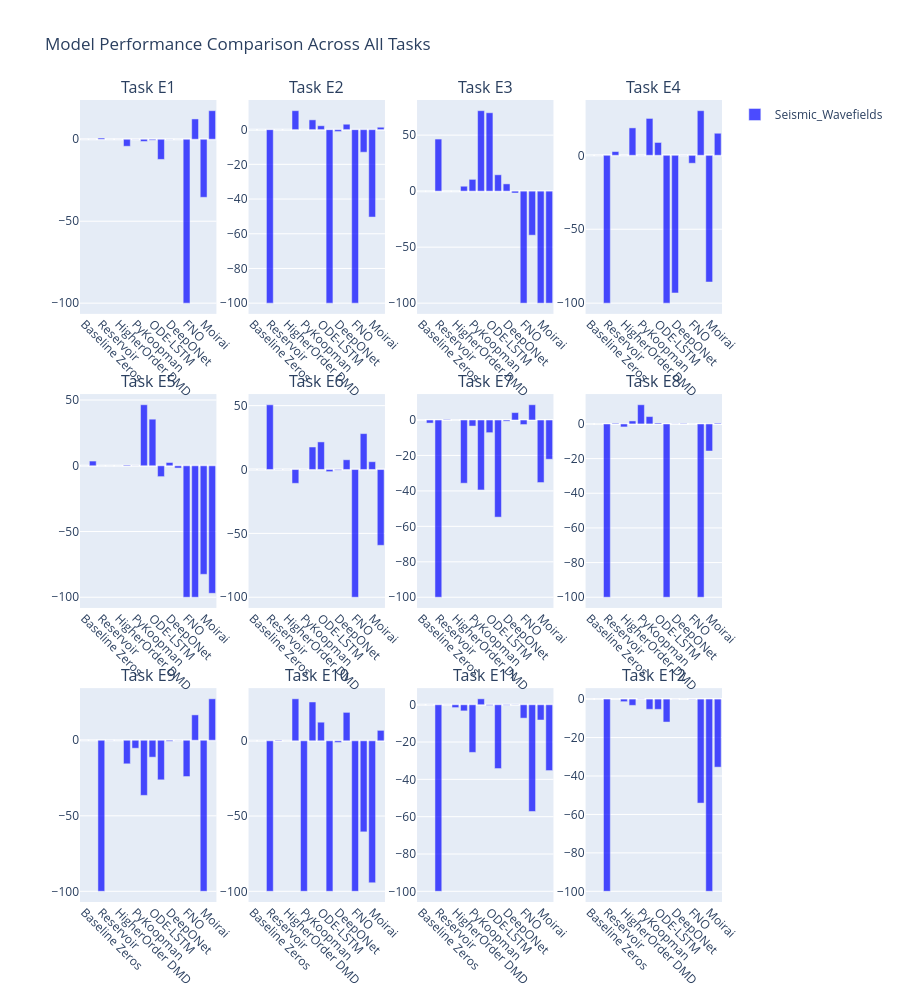

Source (notebook cell):
### Markdown cell above
# Comparative Analysis

### Code cell
# Create interactive task comparison
create_interactive_task_comparison(data)

### Figure 1 — Plotly figure (JSON) as saved in the notebook; plotly's stock layout.template omitted (floating-point values rounded to 4 significant figures)
{"data": [{"marker": {"color": "blue"}, "name": "Seismic_Wavefields", "opacity": 0.7, "showlegend": true, "type": "bar", "x": ["Baseline Zeros", "Baseline Average", "Reservoir", "KAN", "HigherOrder DMD", "Opt DMD", "PyKoopman", "LSTM", "ODE-LSTM", "Spacetime", "DeepONet", "SINDy", "FNO", "NeuralODE", "Moirai", "Chronos"], "xaxis": "x", "y": [0.0, -0.0005, 0.76, -0.0013, 0.00048, -4.26, 0.09, -1.355, -0.5733, -12.29, -0.09964, -0.0013, -100.0, 12.4, -35.4, 17.43], "yaxis": "y"}, {"marker": {"color": "blue"}, "name": "Seismic_Wavefields", "opacity": 0.7, "showlegend": false, "type": "bar", "x": ["Baseline Zeros", "Baseline Average", "Reservoir", "KAN", "HigherOrder DMD", "Opt DMD", "PyKoopman", "LSTM", "ODE-LSTM", "Spacetime", "DeepONet", "SINDy", "FNO", "NeuralODE", "Moirai", "Chronos"], "xaxis": "x2", "y": [0.0, 0.0005, -100.0, 0.0026, -0.00051, 10.92, 0.0, 5.626, 2.235, -100.0, -1.104, 3.118, -100.0, -13.0, -50.37, 1.38], "yaxis": "y2"}, {"marker": {"color": "blue"}, "name": "Seismic_Wavefields", "opacity": 0.7, "showlegend": false, "type": "bar", "x": ["Baseline Zeros", "Baseline Average", "Reservoir", "KAN", "HigherOrder DMD", "Opt DMD", "PyKoopman", "LSTM", "ODE-LSTM", "Spacetime", "DeepONet", "SINDy", "FNO", "NeuralODE", "Moirai", "Chronos"], "xaxis": "x3", "y": [0.0, 0.0005, 46.5, 0.0002, 0.00016, 4.393, 10.54, 71.83, 69.98, 14.61, 6.496, -1.677, -100.0, -39.3, -100.0, -100.0], "yaxis": "y3"}, {"marker": {"color": "blue"}, "name": "Seismic_Wavefields", "opacity": 0.7, "showlegend": false, "type": "bar", "x": ["Baseline Zeros", "Baseline Average", "Reservoir", "KAN", "HigherOrder DMD", "Opt DMD", "PyKoopman", "LSTM", "ODE-LSTM", "Spacetime", "DeepONet", "SINDy", "FNO", "NeuralODE", "Moirai", "Chronos"], "xaxis": "x4", "y": [0.0, 0.018, -100.0, 2.553, 0.01762, 18.57, 0.03, 24.97, 8.711, -100.0, -93.09, 0.07047, -5.342, 30.2, -85.68, 14.95], "yaxis": "y4"}, {"marker": {"color": "blue"}, "name": "Seismic_Wavefields", "opacity": 0.7, "showlegend": false, "type": "bar", "x": ["Baseline Zeros", "Baseline Average", "Reservoir", "KAN", "HigherOrder DMD", "Opt DMD", "PyKoopman", "LSTM", "ODE-LSTM", "Spacetime", "DeepONet", "SINDy", "FNO", "NeuralODE", "Moirai", "Chronos"], "xaxis": "x5", "y": [0.0, 3.586, 0.0, -0.0022, -0.00383, 0.5555, 0.08, 46.41, 35.43, -8.255, 2.489, -1.737, -100.0, -100.0, -82.55, -97.0], "yaxis": "y5"}, {"marker": {"color": "blue"}, "name": "Seismic_Wavefields", "opacity": 0.7, "showlegend": false, "type": "bar", "x": ["Baseline Zeros", "Baseline Average", "Reservoir", "KAN", "HigherOrder DMD", "Opt DMD", "PyKoopman", "LSTM", "ODE-LSTM", "Spacetime", "DeepONet", "SINDy", "FNO", "NeuralODE", "Moirai", "Chronos"], "xaxis": "x6", "y": [0.0, 0.0284, 50.69, 0.1322, 0.02846, -10.81, 0.06, 17.61, 21.61, -1.68, -0.5249, 7.62, -100.0, 28.1, 6.1, -59.34], "yaxis": "y6"}, {"marker": {"color": "blue"}, "name": "Seismic_Wavefields", "opacity": 0.7, "showlegend": false, "type": "bar", "x": ["Baseline Zeros", "Baseline Average", "Reservoir", "KAN", "HigherOrder DMD", "Opt DMD", "PyKoopman", "LSTM", "ODE-LSTM", "Spacetime", "DeepONet", "SINDy", "FNO", "NeuralODE", "Moirai", "Chronos"], "xaxis": "x7", "y": [0.0, -1.729, -100.0, 0.2906, 0.0056, -35.65, -3.42, -39.47, -7.144, -54.8, -0.6596, 4.178, -2.562, 8.6, -35.29, -22.14], "yaxis": "y7"}, {"marker": {"color": "blue"}, "name": "Seismic_Wavefields", "opacity": 0.7, "showlegend": false, "type": "bar", "x": ["Baseline Zeros", "Baseline Average", "Reservoir", "KAN", "HigherOrder DMD", "Opt DMD", "PyKoopman", "LSTM", "ODE-LSTM", "Spacetime", "DeepONet", "SINDy", "FNO", "NeuralODE", "Moirai", "Chronos"], "xaxis": "x8", "y": [0.0, 0.0056, -100.0, 0.3993, -1.729, 1.722, 11.06, 4.234, 0.544, -100.0, 0.09534, 0.2589, 0.006354, -100.0, -15.63, 0.45], "yaxis": "y8"}, {"marker": {"color": "blue"}, "name": "Seismic_Wavefields", "opacity": 0.7, "showlegend": false, "type": "bar", "x": ["Baseline Zeros", "Baseline Average", "Reservoir", "KAN", "HigherOrder DMD", "Opt DMD", "PyKoopman", "LSTM", "ODE-LSTM", "Spacetime", "DeepONet", "SINDy", "FNO", "NeuralODE", "Moirai", "Chronos"], "xaxis": "x9", "y": [0.0, -0.0154, -100.0, 0.0817, 0.01534, -15.6, -5.27, -36.48, -11.19, -26.2, -0.6608, 0.0678, -24.02, 16.8, -100.0, 27.43], "yaxis": "y9"}, {"marker": {"color": "blue"}, "name": "Seismic_Wavefields", "opacity": 0.7, "showlegend": false, "type": "bar", "x": ["Baseline Zeros", "Baseline Average", "Reservoir", "KAN", "HigherOrder DMD", "Opt DMD", "PyKoopman", "LSTM", "ODE-LSTM", "Spacetime", "DeepONet", "SINDy", "FNO", "NeuralODE", "Moirai", "Chronos"], "xaxis": "x10", "y": [0.0, 0.01534, -100.0, 0.4045, -0.01539, 27.89, -100.0, 25.79, 12.36, -100.0, -1.085, 18.89, -100.0, -60.5, -94.32, 6.93], "yaxis": "y10"}, {"marker": {"color": "blue"}, "name": "Seismic_Wavefields", "opacity": 0.7, "showlegend": false, "type": "bar", "x": ["Baseline Zeros", "Baseline Average", "Reservoir", "KAN", "HigherOrder DMD", "Opt DMD", "PyKoopman", "LSTM", "ODE-LSTM", "Spacetime", "DeepONet", "SINDy", "FNO", "NeuralODE", "Moirai", "Chronos"], "xaxis": "x11", "y": [0.0, -0.02593, -100.0, -0.0022, -1.54, -3.299, -25.54, 3.165, -0.3901, -34.2, -0.2467, 0.09876, -7.184, -57.2, -8.19, -35.29], "yaxis": "y11"}, {"marker": {"color": "blue"}, "name": "Seismic_Wavefields", "opacity": 0.7, "showlegend": false, "type": "bar", "x": ["Baseline Zeros", "Baseline Average", "Reservoir", "KAN", "HigherOrder DMD", "Opt DMD", "PyKoopman", "LSTM", "ODE-LSTM", "Spacetime", "DeepONet", "SINDy", "FNO", "NeuralODE", "Moirai", "Chronos"], "xaxis": "x12", "y": [0.0, -0.0155, -100.0, 0.001, -1.341, -3.259, 0.14, -5.298, -5.328, -11.94, -0.0525, 0.000325, -0.1428, -54.1, -100.0, -35.4], "yaxis": "y12"}], "layout": {"annotations": [{"font": {"size": 16}, "showarrow": false, "text": "Task E1", "x": 0.1062, "xanchor": "center", "xref": "paper", "y": 1, "yanchor": "bottom", "yref": "paper"}, {"font": {"size": 16}, "showarrow": false, "text": "Task E2", "x": 0.3688, "xanchor": "center", "xref": "paper", "y": 1, "yanchor": "bottom", "yref": "paper"}, {"font": {"size": 16}, "showarrow": false, "text": "Task E3", "x": 0.6313, "xanchor": "center", "xref": "paper", "y": 1, "yanchor": "bottom", "yref": "paper"}, {"font": {"size": 16}, "showarrow": false, "text": "Task E4", "x": 0.8938, "xanchor": "center", "xref": "paper", "y": 1, "yanchor": "bottom", "yref": "paper"}, {"font": {"size": 16}, "showarrow": false, "text": "Task E5", "x": 0.1062, "xanchor": "center", "xref": "paper", "y": 0.6333, "yanchor": "bottom", "yref": "paper"}, {"font": {"size": 16}, "showarrow": false, "text": "Task E6", "x": 0.3688, "xanchor": "center", "xref": "paper", "y": 0.6333, "yanchor": "bottom", "yref": "paper"}, {"font": {"size": 16}, "showarrow": false, "text": "Task E7", "x": 0.6313, "xanchor": "center", "xref": "paper", "y": 0.6333, "yanchor": "bottom", "yref": "paper"}, {"font": {"size": 16}, "showarrow": false, "text": "Task E8", "x": 0.8938, "xanchor": "center", "xref": "paper", "y": 0.6333, "yanchor": "bottom", "yref": "paper"}, {"font": {"size": 16}, "showarrow": false, "text": "Task E9", "x": 0.1062, "xanchor": "center", "xref": "paper", "y": 0.2667, "yanchor": "bottom", "yref": "paper"}, {"font": {"size": 16}, "showarrow": false, "text": "Task E10", "x": 0.3688, "xanchor": "center", "xref": "paper", "y": 0.2667, "yanchor": "bottom", "yref": "paper"}, {"font": {"size": 16}, "showarrow": false, "text": "Task E11", "x": 0.6313, "xanchor": "center", "xref": "paper", "y": 0.2667, "yanchor": "bottom", "yref": "paper"}, {"font": {"size": 16}, "showarrow": false, "text": "Task E12", "x": 0.8938, "xanchor": "center", "xref": "paper", "y": 0.2667, "yanchor": "bottom", "yref": "paper"}], "barmode": "group", "height": 1000, "showlegend": true, "title": {"text": "Model Performance Comparison Across All Tasks"}, "xaxis": {"anchor": "y", "domain": [0, 0.2125], "tickangle": 45}, "xaxis10": {"anchor": "y10", "domain": [0.2625, 0.475], "tickangle": 45}, "xaxis11": {"anchor": "y11", "domain": [0.525, 0.7375], "tickangle": 45}, "xaxis12": {"anchor": "y12", "domain": [0.7875, 1], "tickangle": 45}, "xaxis2": {"anchor": "y2", "domain": [0.2625, 0.475], "tickangle": 45}, "xaxis3": {"anchor": "y3", "domain": [0.525, 0.7375], "tickangle": 45}, "xaxis4": {"anchor": "y4", "domain": [0.7875, 1], "tickangle": 45}, "xaxis5": {"anchor": "y5", "domain": [0, 0.2125], "tickangle": 45}, "xaxis6": {"anchor": "y6", "domain": [0.2625, 0.475], "tickangle": 45}, "xaxis7": {"anchor": "y7", "domain": [0.525, 0.7375], "tickangle": 45}, "xaxis8": {"anchor": "y8", "domain": [0.7875, 1], "tickangle": 45}, "xaxis9": {"anchor": "y9", "domain": [0, 0.2125], "tickangle": 45}, "yaxis": {"anchor": "x", "domain": [0.7333, 1]}, "yaxis10": {"anchor": "x10", "domain": [0, 0.2667]}, "yaxis11": {"anchor": "x11", "domain": [0, 0.2667]}, "yaxis12": {"anchor": "x12", "domain": [0, 0.2667]}, "yaxis2": {"anchor": "x2", "domain": [0.7333, 1]}, "yaxis3": {"anchor": "x3", "domain": [0.7333, 1]}, "yaxis4": {"anchor": "x4", "domain": [0.7333, 1]}, "yaxis5": {"anchor": "x5", "domain": [0.3667, 0.6333]}, "yaxis6": {"anchor": "x6", "domain": [0.3667, 0.6333]}, "yaxis7": {"anchor": "x7", "domain": [0.3667, 0.6333]}, "yaxis8": {"anchor": "x8", "domain": [0.3667, 0.6333]}, "yaxis9": {"anchor": "x9", "domain": [0, 0.2667]}}}
